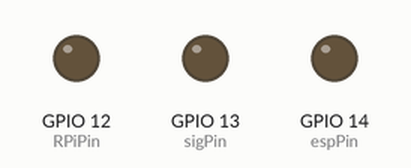
This sketch was run on a simulated ESP8266 (NodeMCU). Parts: output pins drawn as LEDs (lit = HIGH). WiFi joins after 1.5 s; servers stay silent unless stated; what the sketch prints to the serial monitor is not drawn.

Above: at 3.55 s.
At 18.9 s:
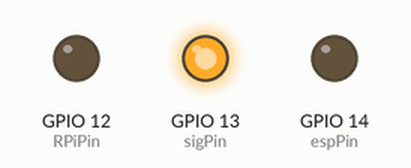
Timing chart, 0 to 20.0 s (numbered marks = the images above):
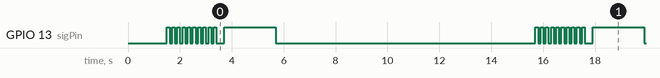

The sketch:

ESP.ino
```cpp
#include <ESP8266WiFi.h>
#include <stdlib.h>

const int espPin = 14;
const int RPiPin = 12;
const int sigPin = 13;
const int detPin = A0;

const char* ssid = "AndroidECE";
const char* password = "ece433_221";
const char* host = "192.168.43.193"; // IP address of the RPi

unsigned int tcpPort = 4120;

void setup() {
  Serial.begin(115200);
  pinMode(espPin, OUTPUT);
  pinMode(RPiPin, OUTPUT);
  pinMode(sigPin, OUTPUT);
  pinMode(detPin, INPUT);

  Serial.printf("Connecting to %s ", ssid); // connect to mobile hotspot; doing this on the phone!
  WiFi.begin(ssid, password);

  while (WiFi.status() != WL_CONNECTED) {
    delay(500);
    Serial.print(".");
  }

  Serial.println(" connected");
}

void loop() {
  int currValue;
  String sendReading;
  int count = 0;
  WiFiClient client;

  for (int i = 0; i < 10; i++) { // 2 seconds, 10 blinks
    digitalWrite(sigPin, HIGH);
    delay(100);
    digitalWrite(sigPin, LOW);
    delay(100);
  }

  Serial.printf("\n Connecting to %s ...", host);

  if (client.connect(host, tcpPort)) { // connect to RPi
    Serial.println("connected. Signal LED will now stay on. Sending after 2 seconds.");

    digitalWrite(sigPin, HIGH);
    delay(2000); // 2 second wait

    if (client.connected()) {

      while(!client.available()) {
        if (client.available()) {
          String perms = client.readStringUntil('\n');
          Serial.println(perms);
          break;
        }
      }

      // 120 seconds, so 152 values will be sent in total due to delay in TCP connection/
      for (int i = 0; i < 152; i++) {
        currValue = analogRead(detPin);
        sendReading = String(currValue);
        client.print(sendReading); // send the reading from sensor to RPi
        Serial.print("Sent sensor value #");
        Serial.print(i);
        Serial.print(" to RPi: ");
        Serial.println(currValue);
        delay(250);
        count++;

        if (client.available() && (count % 8 == 0))
        {
          String line = client.readStringUntil('\n'); // if it says "RPi" then turn on RPi LED, else turn on ESP LED
          Serial.println(line);

          if (line.equals("RPi")) { // turn on RPi LED
            digitalWrite(RPiPin, HIGH);
            digitalWrite(espPin, LOW);
          }

          else { // turn on ESP LED
            digitalWrite(RPiPin, LOW);
            digitalWrite(espPin, HIGH);
          }
        }
      }
    }

    client.print("");
    client.stop();
    Serial.println("\n[Disconnected]. 2 minutes have elapsed.");
    digitalWrite(sigPin, LOW);
    digitalWrite(RPiPin, LOW);
    digitalWrite(espPin, LOW);
  }

  else {
    Serial.println("connection failed!");
    client.stop();
  }

  delay(10000);
}
```

Measured:
- by itself, GPIO 13 (sigPin): repeats every 14.2 s: HIGH 0.10 s, LOW 0.30 s, HIGH 2.0 s, LOW 10.0 s, 9 × (HIGH 0.10 s, LOW 0.10 s)
- by itself, everything shown: repeats every 14.2 s, in 10 steps
